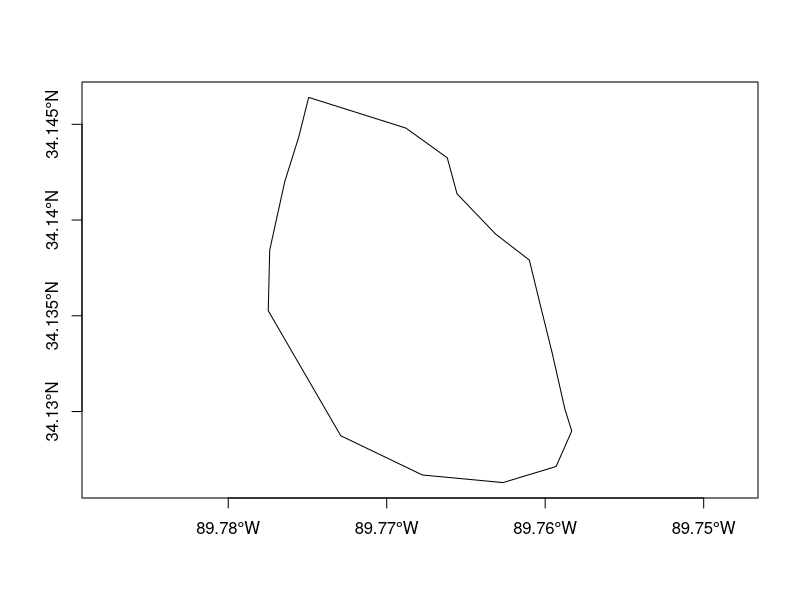
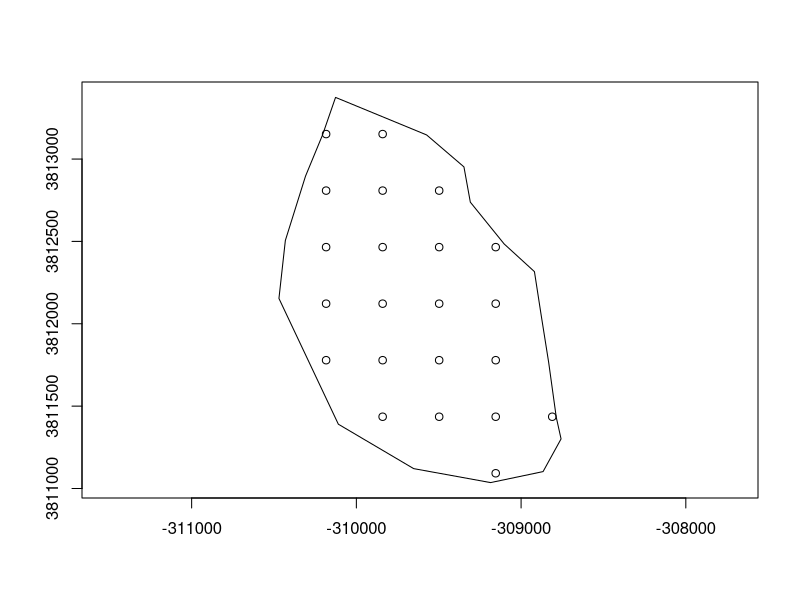

The R script that drew these images, in order:
## ---- chunk 1
setwd("..")
base.dir <- getwd()
base.url <- "/"
fig.path <- "img/2018-12-15-making-a-spatial-polygon/"
knitr::opts_knit$set(base.dir = base.dir, base.url = base.url)
knitr::opts_chunk$set(fig.path = fig.path)
## ---- chunk 2
library(sp) 
## ---- chunk 3
xy<-matrix(c(	
	-89.77289828816011,34.12873397365311,
	-89.76774994101028,34.12668478124235,
	-89.76266944254215,34.12628818013323,
	-89.75931113396815,34.12712965948358,
	-89.75832500358763,34.12898146027732,
	-89.75875790900869,34.13012770412038,
	-89.75956198837545,34.13306528303878,
	-89.76032752522802,34.13562525651049,
	-89.76099817993331,34.13790799169687,
	-89.76312565910443,34.13926482932697, 
	-89.76556160304746,34.14136708399852,
	-89.76617598985348,34.14324607146693,
	-89.76878432735586,34.14479967335202,
	-89.77492333746093,34.14640413252697,
	-89.77555592736375,34.14431798895685,
	-89.77643367333054,34.14200220172483,
	-89.77738235493442,34.13842937845001,
	-89.77747288929112,34.13526043231848,
	-89.77289828816011,34.12873397365311),
		ncol=2, byrow=TRUE)	

## ---- chunk 4
xy[1,] ## first row
xy[nrow(xy),] ## last row
## ---- chunk 5
xy[1,] == xy[nrow(xy),]
## ---- chunk 6
xy<- Polygon(xy)
## ---- chunk 7
xy<- Polygons(list(Polygon(xy)), ID=1)
## ---- chunk 8
## MAKE THE COORDINATES INTO A POLYGON   
xy <- SpatialPolygons(list(xy),
	proj4string=CRS("+proj=longlat +datum=NAD83"))
## ---- chunk 9
plot(xy,axes=TRUE)
## ---- chunk 10
xy_utm<-spTransform(xy, 
    CRS("+proj=utm +zone=17 +datum=NAD83"))
## ---- chunk 11
xy.points.reg <- spsample(xy_utm, n = 23, type = "regular") # n is sample size
## ---- chunk 12
plot(xy_utm,axes=TRUE)
points(xy.points.reg)
## ---- chunk 13
xy.points.reg
